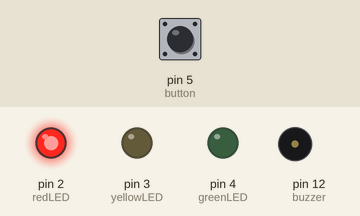
This sketch was run on a simulated Arduino Uno, built with avr-gcc and run on an emulated ATmega328P. Shown: output pins drawn as LEDs (lit = HIGH), buzzer (waves = sounding). The inputs (shaded band) are chosen by the test bench; at power-on: pin 5 (button) HIGH. Pins used as bus, display or sensor lines are not drawn.

Above: at 0.8 s.
0.9 s: pin 5 (button) pulled LOW for 0.15 s
At 13.6 s:
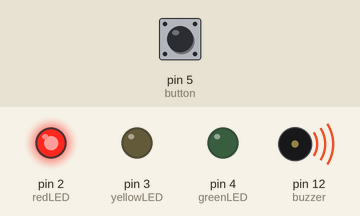
Timing chart, 0 to 14.4 s (numbered marks = the images above; inputs shaded):
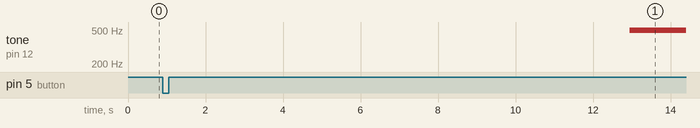

The sketch:

traffic_lights.ino
```cpp
int redLED = 2; // red LED assigned to pin 2
int yellowLED = 3; // yellow LED assigned to pin 3
int greenLED = 4; // green LED assigned to pin 4
int button = 5; // button assigned to pin 5
int buzzer = 12; // buzzer assigned to pin 12

void setup() {
  bool isWait = true;
  pinMode(redLED, OUTPUT);
  pinMode(yellowLED, OUTPUT);
  pinMode(greenLED, OUTPUT);
  pinMode(buzzer, OUTPUT);
  pinMode(button, INPUT_PULLUP);

  // red light blinks and checks if button is pressed
  while (isWait)
  {
    digitalWrite(redLED, HIGH); // turn red LED on
    isWait = check_button();    // checks if the start button has been pressed and waits for 1 second
    digitalWrite(redLED, LOW);  // turn red LED off
    isWait = check_button();    // checks if the start button has been pressed and waits for 1 second
  }
}

// traffic lights simulation starts in the loop() function if button is pressed
void loop() {
    digitalWrite(redLED, HIGH); // turn red LED on
    delay(12000);               // wait for 12 seconds
    buzzerAlert();              // call buzzerAlert() function to alert that lights are changing while LED is on
    digitalWrite(redLED, LOW); // turn red LED off

    digitalWrite(greenLED, HIGH); // turn green LED on
    delay(12000);                 // wait for 12 seconds
    buzzerAlert();                // call buzzerAlert() function to alert that lights are changing while LED is on
    digitalWrite(greenLED, LOW); // turn green LED off

    digitalWrite(yellowLED, HIGH); // turn yellow LED on
    delay(1000);                  // wait for 1 second
    buzzerAlert();                // call buzzerAlert() function to alert that lights are changing while LED is on
    digitalWrite(yellowLED, LOW); // turn yellow LED off
}

// function for turning buzzer on before a light changes
void buzzerAlert() {
    int i;

    // output a frequency
    for (i=0; i < 1500; i++)
    {
      digitalWrite(buzzer,HIGH); // turn buzzer on
      delay(1);// wait for 1 ms
      digitalWrite(buzzer,LOW); // turn buzzer off
      delay(1);// wait for 1 ms
    }
}

// function to check if button has been pressed
bool check_button() {
  int i;

  // loop to check if button has been pressed
  for (i=0; i < 1000; i++)
  {
    // if button is pressed
    if (digitalRead(button) == LOW)
      {
       return false;
      }
      delay(1); // wait 1 ms
  }
  return true;
}
```

Measured:
- after the input at 0.9 s, pin 2 (redLED): stops changing and stays HIGH; tone on pin 12 (buzzer): silent → 496 Hz after 12.0 s
